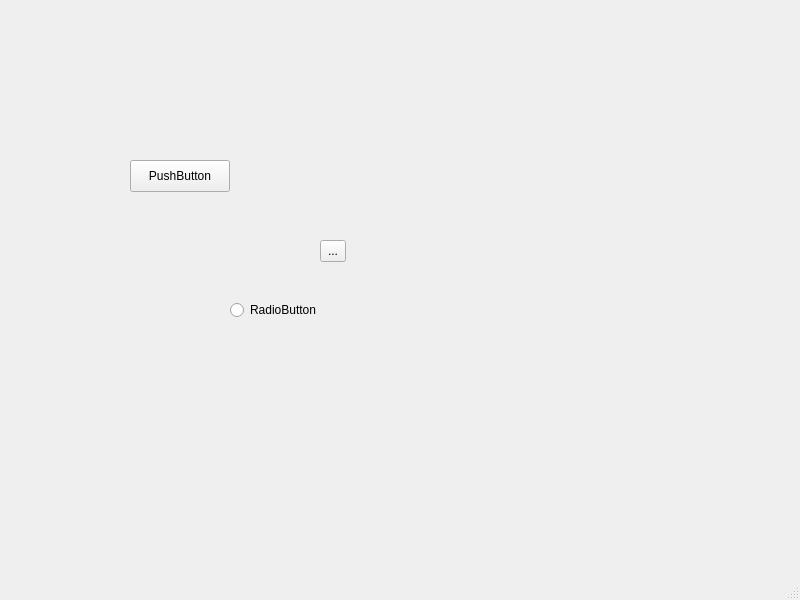
<?xml version="1.0" encoding="UTF-8"?>
<ui version="4.0">
 <class>MainWindow</class>
 <widget class="QMainWindow" name="MainWindow">
  <property name="geometry">
   <rect>
    <x>0</x>
    <y>0</y>
    <width>800</width>
    <height>600</height>
   </rect>
  </property>
  <property name="windowTitle">
   <string>MainWindow</string>
  </property>
  <widget class="QWidget" name="centralwidget">
   <widget class="QPushButton" name="pushButton">
    <property name="geometry">
     <rect>
      <x>130</x>
      <y>160</y>
      <width>100</width>
      <height>32</height>
     </rect>
    </property>
    <property name="text">
     <string>PushButton</string>
    </property>
   </widget>
   <widget class="QToolButton" name="toolButton">
    <property name="geometry">
     <rect>
      <x>320</x>
      <y>240</y>
      <width>26</width>
      <height>22</height>
     </rect>
    </property>
    <property name="text">
     <string>...</string>
    </property>
   </widget>
   <widget class="QRadioButton" name="radioButton">
    <property name="geometry">
     <rect>
      <x>230</x>
      <y>300</y>
      <width>99</width>
      <height>20</height>
     </rect>
    </property>
    <property name="text">
     <string>RadioButton</string>
    </property>
   </widget>
  </widget>
  <widget class="QMenuBar" name="menubar">
   <property name="geometry">
    <rect>
     <x>0</x>
     <y>0</y>
     <width>800</width>
     <height>24</height>
    </rect>
   </property>
  </widget>
  <widget class="QStatusBar" name="statusbar"/>
 </widget>
 <resources/>
 <connections/>
</ui>
